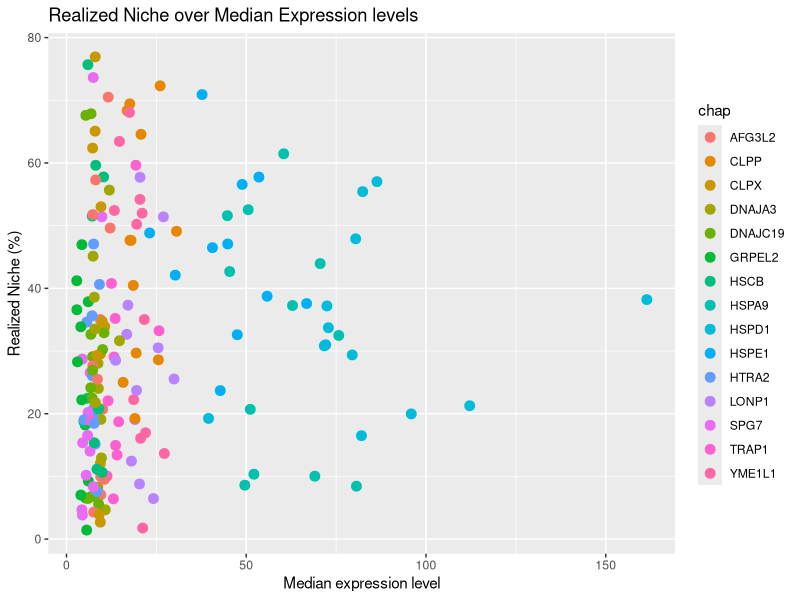
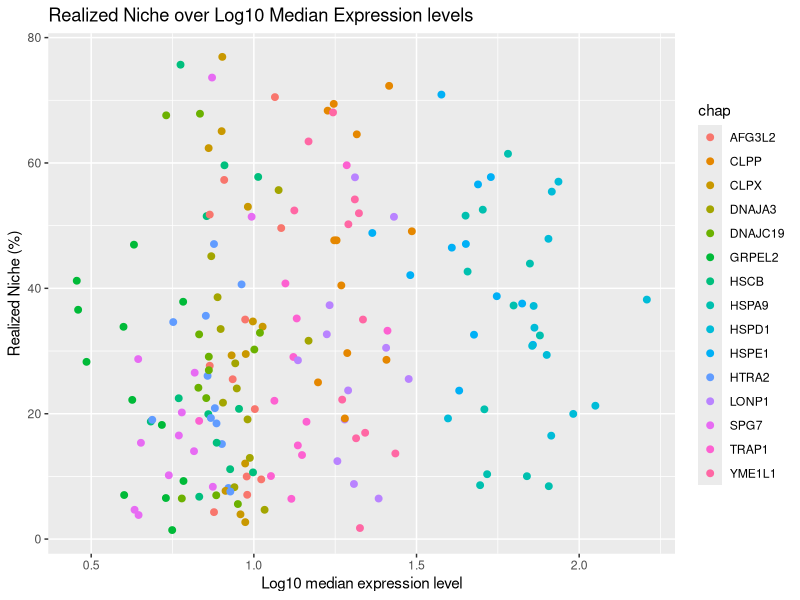
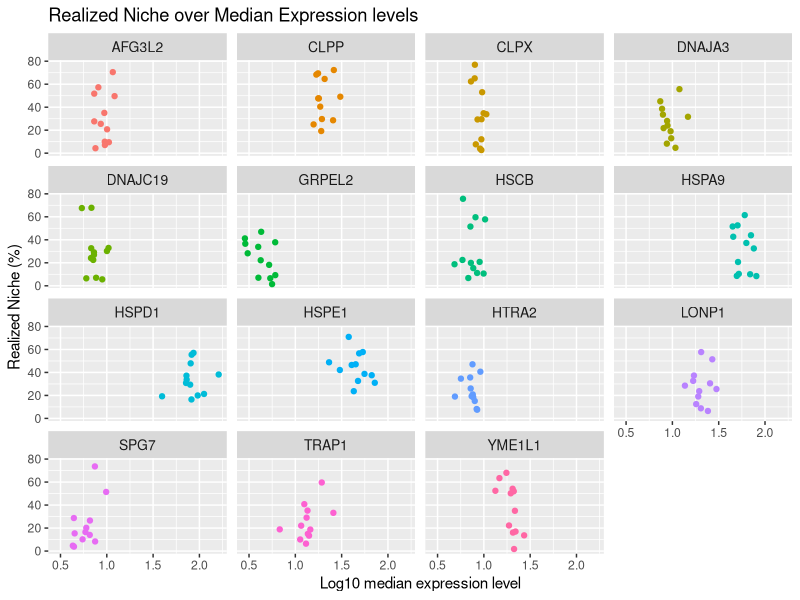
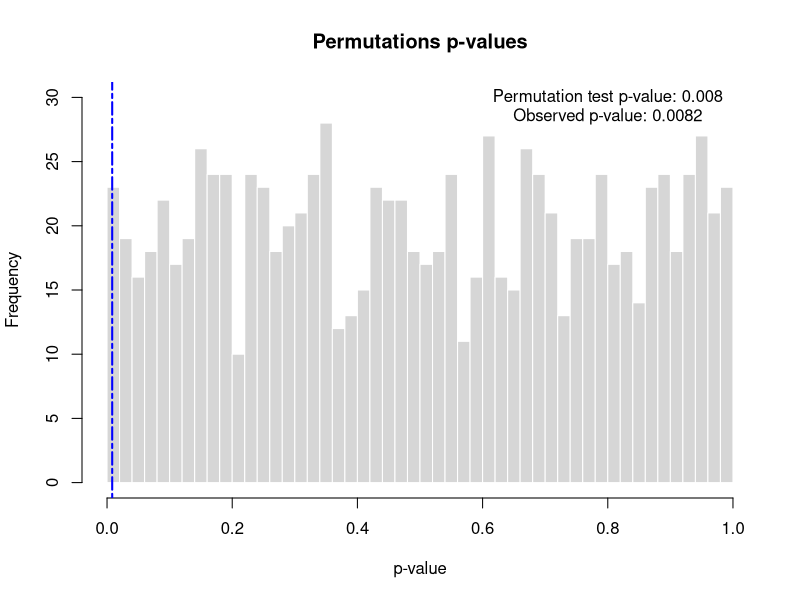

Write the R code that produced these figures, in order.
#------------------------------
# read the *expression* and *folding percent*
# run mantel test on it
#------------------------------

#-------- includes --------
library(readxl)
library(ggplot2)
library(tibble)
library(tidyverse)
library(magrittr)


#-------- read data -------------
# read folding data
folding_df <- read.csv("output/chap_folding_percent.csv", row.names = 1)

# read expression data
expr_df <- read.csv("output/chap_median_expressions.csv", row.names = 1)

# make sure the cols and rows are ordered is the same way
folding_df <- folding_df[,order(colnames(folding_df))]
folding_df <- folding_df[order(rownames(folding_df)),]
expr_df <- expr_df[,order(colnames(expr_df))]
expr_df <- expr_df[order(rownames(expr_df)),]


#-------- test correlation ------------
exp_vec <- as.vector(as.matrix(expr_df))
fold_vec <- as.vector(as.matrix(folding_df))
can_vec <- rep(colnames(expr_df), each = length(rownames(expr_df)))
ch_vec <- rep(rownames(expr_df), times=length(colnames(expr_df)))

tbl_all <- tibble(expression=exp_vec, fold=fold_vec, cancer=can_vec, chap=ch_vec)
ggplot(tbl_all, aes(x=expression, y=fold, color=chap))+
  geom_point(size=3)+
  ggtitle("Realized Niche over Median Expression levels")+
  ylab("Realized Niche (%)")+
  xlab("Median expression level")


st <- cor.test(exp_vec, fold_vec, method="spearman", exact=FALSE)
obs_pval <- st$p.value
obs_rval <- st$estimate


#-------- test correlation ׳with log10 ------------
log_exp_vec <- log10(exp_vec)
can_vec_2 <- rep(colnames(expr_df), each = length(rownames(expr_df)))
ch_vec_2 <- rep(rownames(expr_df), times=length(colnames(expr_df)))

tbl_all_2 <- tibble(expression=log_exp_vec, fold=fold_vec, cancer=can_vec_2, chap=ch_vec_2)
g <- ggplot(tbl_all_2, aes(x=expression, y=fold, color=chap))+
  geom_point(size=2)+
  ggtitle("Realized Niche over Log10 Median Expression levels")+
  ylab("Realized Niche (%)")+
  xlab("Log10 median expression level")
ggsave("output/paper_figures/log10_rn_vs_exp.pdf", g)


st <- cor.test(log_exp_vec, fold_vec, method="spearman", exact=FALSE)
obs_pval <- st$p.value
obs_rval <- st$estimate

#-------- test correlation ׳with log10 for each chap ------------
currs <- tibble(chaperon=character(),
                p_value=numeric(), 
                r_value=numeric())
for (chp in rownames(expr_df)) {
  data <- tbl_all_2[tbl_all_2$chap == chp,]
  
  st <- cor.test(data$expression, data$fold, method="spearman", exact=FALSE)
  obs_pval <- st$p.value
  obs_rval <- st$estimate
  
  currs %<>% add_row(chaperon=chp, p_value=obs_pval, r_value=obs_rval)
  
  ggplot(data, aes(x=expression, y=fold))+
    geom_point(size=3)+
    ggtitle(paste(chp ,"realized Niche over Log10 Median Expression levels"))+
    ylab("Realized Niche (%)")+
    xlab("Log10 median expression level")
} 
currs # non show a significant correlation but YME1L1 with p=0.00824 r=-0.720
# YME1l1 also have the smallest potential

g <- ggplot(tbl_all_2, aes(x=expression, y=fold, color=chap)) +
     geom_point() + 
     ylab("Realized Niche (%)") + xlab("Log10 median expression level")+
     ggtitle("Realized Niche over Median Expression levels") +
    theme(
      legend.position="none",
      panel.spacing = unit(0.5, "lines"),
      strip.text.x = element_text(size = 10),
    ) +
     facet_wrap(~ chap)
ggsave("output/paper_figures/log10_rn_vs_exp_per_chap.pdf", g)


#-------- run permutations to validate correlation ------------
# shuffle expression, fix fold, re-correlate
SIM_NUM <- 1000
set.seed(42)

pvals <- vector(mode='numeric',length=SIM_NUM)
rvals <- vector(mode='numeric',length=SIM_NUM)
bigger_then_obs <- 0
smaller_then_obs <- 0
for (i in 1:SIM_NUM) {
  print(i)
  perm <- sample(exp_vec, length(exp_vec), replace = FALSE)
  corr_st <- cor.test(perm, fold_vec, method="spearman", exact=FALSE)
  pvals[i] <- corr_st$p.value
  rvals[i] <- corr_st$estimate
  
  smaller_then_obs <- smaller_then_obs + (corr_st$p.value < obs_pval)
}

print("permutetion test p-value is:")
p <- smaller_then_obs/SIM_NUM
p

#save histogram plot for permutation test
pdf(file="output/expression_folding_correlation_results.pdf")

my_hist=hist(pvals , breaks=40  , plot=F)
plot(my_hist, col=rgb(0.2,0.2,0.2,0.2) , border=F , 
     main="Permutations p-values" , xlab="p-value", ylim=c(0,30) )
abline(v=obs_pval,col="blue",lwd=2, lty=6)
text(0.8, 30, paste("Permutation test p-value:", p))
text(0.8, 28.5, paste("Observed p-value:", round(obs_pval, 4)))

dev.off()
